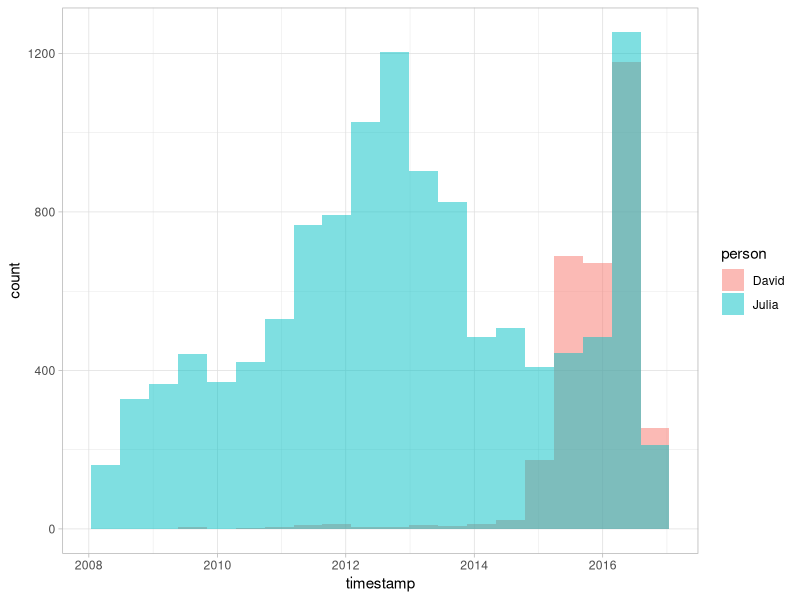
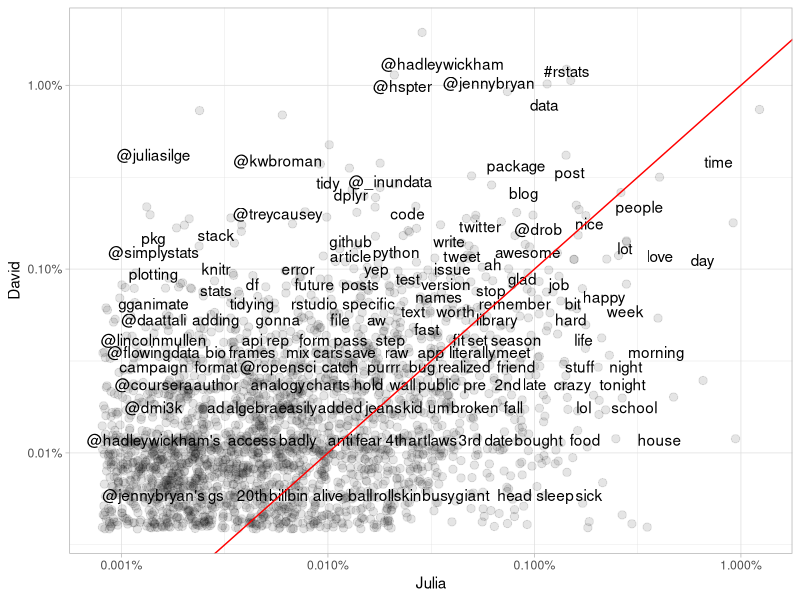
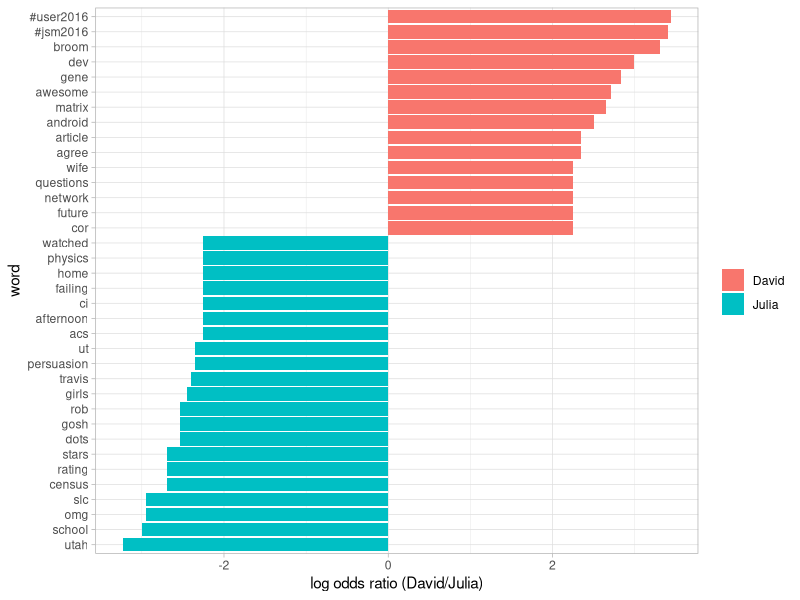

Write R code to recreate these figures, in order. (Note: this script raises an error after producing the figures.)
## ---- chunk 1
library(knitr)
opts_chunk$set(message = FALSE, warning = FALSE, cache = TRUE, cache.lazy = FALSE)
options(width = 100, dplyr.width = 100)
library(ggplot2)
theme_set(theme_light())
## ---- chunk 2
library(lubridate)
library(ggplot2)
library(dplyr)
library(readr)

tweets_julia <- read_csv("data/tweets_julia.csv")
tweets_dave <- read_csv("data/tweets_dave.csv")
tweets <- bind_rows(tweets_julia %>% 
                      mutate(person = "Julia"),
                    tweets_dave %>% 
                      mutate(person = "David")) %>%
  mutate(timestamp = ymd_hms(timestamp))

ggplot(tweets, aes(x = timestamp, fill = person)) +
  geom_histogram(alpha = 0.5, position = "identity", bins = 20)
## ---- chunk 3
library(tidytext)
library(stringr)

reg <- "([^A-Za-z_\\d#@']|'(?![A-Za-z_\\d#@]))"
tidy_tweets <- tweets %>% 
  filter(!str_detect(text, "^RT")) %>%
  mutate(text = str_replace_all(text, "https://t.co/[A-Za-z\\d]+|http://[A-Za-z\\d]+|&amp;|&lt;|&gt;|RT|https", "")) %>%
  unnest_tokens(word, text, token = "regex", pattern = reg) %>%
  filter(!word %in% stop_words$word,
         str_detect(word, "[a-z]"))
## ---- chunk 4
frequency <- tidy_tweets %>% 
  group_by(person) %>% 
  count(word, sort = TRUE) %>% 
  left_join(tidy_tweets %>% 
              group_by(person) %>% 
              summarise(total = n())) %>%
  mutate(freq = n/total)

frequency
## ---- chunk 5
library(tidyr)

frequency <- frequency %>% 
  select(person, word, freq) %>% 
  spread(person, freq) %>%
  arrange(Julia, David)

frequency
## ---- chunk 6
library(scales)

ggplot(frequency, aes(Julia, David)) +
  geom_jitter(alpha = 0.1, size = 2.5, width = 0.25, height = 0.25) +
  geom_text(aes(label = word), check_overlap = TRUE, vjust = 1.5) +
  scale_x_log10(labels = percent_format()) +
  scale_y_log10(labels = percent_format()) +
  geom_abline(color = "red")
## ---- chunk 7
tidy_tweets <- tidy_tweets %>%
  filter(timestamp >= as.Date("2016-01-01"),
         timestamp < as.Date("2017-01-01"))
## ---- chunk 8
word_ratios <- tidy_tweets %>%
  filter(!str_detect(word, "^@")) %>%
  count(word, person) %>%
  filter(sum(n) >= 10) %>%
  spread(person, n, fill = 0) %>%
  ungroup() %>%
  mutate_each(funs((. + 1) / sum(. + 1)), -word) %>%
  mutate(logratio = log(David / Julia)) %>%
  arrange(desc(logratio))
## ---- chunk 9
word_ratios %>% 
  arrange(abs(logratio))
## ---- chunk 10
word_ratios %>%
  group_by(logratio < 0) %>%
  top_n(15, abs(logratio)) %>%
  ungroup() %>%
  mutate(word = reorder(word, logratio)) %>%
  ggplot(aes(word, logratio, fill = logratio < 0)) +
  geom_bar(stat = "identity") +
  coord_flip() +
  ylab("log odds ratio (David/Julia)") +
  scale_fill_discrete(name = "", labels = c("David", "Julia"))
## ---- chunk 11
words_by_time <- tidy_tweets %>%
  filter(!str_detect(word, "^@")) %>%
  mutate(time_floor = floor_date(timestamp, unit = "1 month")) %>%
  count(time_floor, person, word) %>%
  ungroup() %>%
  group_by(person, time_floor) %>%
  mutate(time_total = sum(n)) %>%
  group_by(word) %>%
  mutate(word_total = sum(n)) %>%
  ungroup() %>%
  rename(count = n) %>%
  filter(word_total > 30)

words_by_time
## ---- chunk 12
nested_data <- words_by_time %>%
  nest(-word, -person) 

nested_data
## ---- chunk 13
library(purrr)

nested_models <- nested_data %>%
  mutate(models = map(data, ~ glm(cbind(count, time_total) ~ time_floor, ., 
                                  family = "binomial")))

nested_models
## ---- chunk 14
library(broom)

slopes <- nested_models %>%
  unnest(map(models, tidy)) %>%
  filter(term == "time_floor") %>%
  mutate(adjusted.p.value = p.adjust(p.value))
## ---- chunk 15
top_slopes <- slopes %>% 
  filter(adjusted.p.value < 0.1)

top_slopes
## ---- chunk 16
words_by_time %>%
  inner_join(top_slopes, by = c("word", "person")) %>%
  filter(person == "David") %>%
  ggplot(aes(time_floor, count/time_total, color = word)) +
  geom_line(size = 1.3) +
  labs(x = NULL, y = "Word frequency")
## ---- chunk 17
words_by_time %>%
  inner_join(top_slopes, by = c("word", "person")) %>%
  filter(person == "Julia") %>%
  ggplot(aes(time_floor, count/time_total, color = word)) +
  geom_line(size = 1.3) +
  labs(x = NULL, y = "Word frequency")
## ---- chunk 18
tweets_julia <- read_csv("data/juliasilge_tweets.csv")
tweets_dave <- read_csv("data/drob_tweets.csv")
tweets <- bind_rows(tweets_julia %>% 
                      mutate(person = "Julia"),
                    tweets_dave %>% 
                      mutate(person = "David")) %>%
  mutate(created_at = ymd_hms(created_at))
## ---- chunk 19
tidy_tweets <- tweets %>% 
  filter(!str_detect(text, "^(RT|@)")) %>%
  mutate(text = str_replace_all(text, "https://t.co/[A-Za-z\\d]+|http://[A-Za-z\\d]+|&amp;|&lt;|&gt;|RT|https", "")) %>%
  unnest_tokens(word, text, token = "regex", pattern = reg) %>%
  anti_join(stop_words)

tidy_tweets
## ---- chunk 20
totals <- tidy_tweets %>% 
  group_by(person, id) %>% 
  summarise(rts = sum(retweets)) %>% 
  group_by(person) %>% 
  summarise(total_rts = sum(rts))

totals
## ---- chunk 21
word_by_rts <- tidy_tweets %>% 
  group_by(id, word, person) %>% 
  summarise(rts = first(retweets)) %>% 
  group_by(person, word) %>% 
  summarise(retweets = median(rts), uses = n()) %>%
  left_join(totals) %>%
  filter(retweets != 0) %>%
  ungroup()

word_by_rts %>% 
  filter(uses >= 5) %>%
  arrange(desc(retweets))
## ---- chunk 22
word_by_rts %>%
  filter(uses >= 5) %>%
  group_by(person) %>%
  top_n(10, retweets) %>%
  arrange(retweets) %>%
  mutate(word = factor(word, unique(word))) %>%
  ungroup() %>%
  ggplot(aes(word, retweets, fill = person)) +
  geom_bar(stat = "identity", show.legend = FALSE) +
  facet_wrap(~ person, scales = "free", ncol = 2) +
  coord_flip() +
  labs(x = NULL, 
       y = "Median # of retweets for tweets containing each word")
## ---- chunk 23
totals <- tidy_tweets %>% 
  group_by(person, id) %>% 
  summarise(favs = sum(favorites)) %>% 
  group_by(person) %>% 
  summarise(total_favs = sum(favs))

word_by_favs <- tidy_tweets %>% 
  group_by(id, word, person) %>% 
  summarise(favs = first(favorites)) %>% 
  group_by(person, word) %>% 
  summarise(favorites = median(favs), uses = n()) %>%
  left_join(totals) %>%
  filter(favorites != 0) %>%
  ungroup()
## ---- chunk 24
word_by_favs %>%
  filter(uses >= 5) %>%
  group_by(person) %>%
  top_n(10, favorites) %>%
  arrange(favorites) %>%
  mutate(word = factor(word, unique(word))) %>%
  ungroup() %>%
  ggplot(aes(word, favorites, fill = person)) +
  geom_bar(stat = "identity", show.legend = FALSE) +
  facet_wrap(~ person, scales = "free", ncol = 2) +
  coord_flip() +
  labs(x = NULL, 
       y = "Median # of favorites for tweets containing each word")
